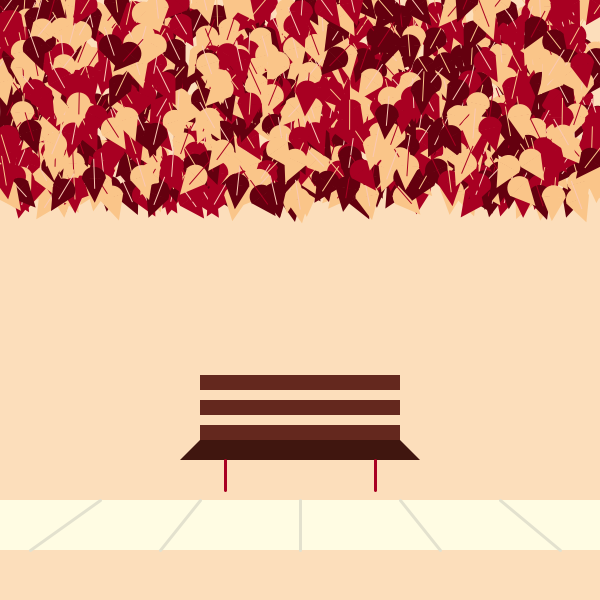
Frame 1 (no input)
Frame 60 (the mouse pressed at the canvas centre just before this capture): identical to frame 1, image omitted
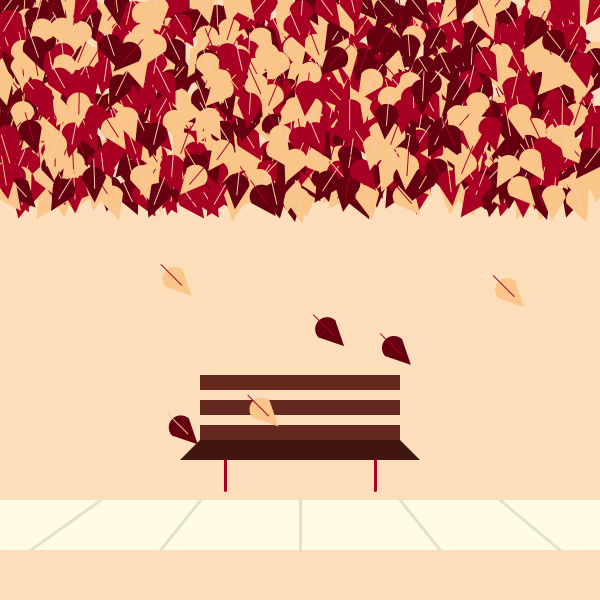
Frame 120 (the mouse held since frame 60 and released just before this capture)

The Processing sketch that drew these frames (run headless with seeded random() and noise(); from frame 60 on, the mouse is pressed at the canvas centre):

// Processing sketch: processing_113996
// ── processing_113996.pde

float[][] RandNums = new float[3][1000];
int [][] Rand123= new int[2][1000];

boolean mouseIsPressed=false;
int count=0;


void setup()
{
  size (600,600);
  
  
 
    for(int x=0;x<1000;x++)
    {
        {RandNums[0][x]=random(0,600);}
        {RandNums[1][x]=random(0,200);}
        {RandNums[2][x]=random(-45,45);}
    }
  
    for(int x=0;x<1000;x++)
    {
        {  Rand123[0][x]=(int)random(1,4);
           Rand123[1][x]=(int)random(1,4);  }
    }

  
  
}


void draw()
{
  //CONTSANT
  background(252,222,187);

 
  float randradians;


  for (int x=0 ;x<1000 ;x++)
    {
      randradians=RandNums[2][x];
    }
    
    
    
  for(int x=0;x<1000;x++)
  {
    
      pushMatrix();
      translate((RandNums[0][x]),(RandNums[1][x]));
      rotate(radians(   (RandNums[2][x]     )   ));
  
       leaf( (RandNums[0][x]), (RandNums[1][x]),x );
       
      popMatrix();
   }
   
   fill(100,40,30);
   rect(200,375,200,15);
   rect(200,400,200,15);
   rect(200,425,200,15);
   fill(64,22,15); 
   rect(200,440,200,20);
   triangle(200,440,200,460,180,460);
   triangle(400,440,400,460,420,460);
   
   stroke(168,0,34);
   strokeWeight(3);

   
   line(225,460,225,490);
   line(375,460,375,490);
  
   noStroke();
   fill(255,252,227);
   rect(0,500,600,50);
   
   stroke(227,225,206);
   line(100,500,30,550);
   line(200,500,160,550);
   line(300,500,300,550);
   line(400,500,440,550);
   line(500,500,560,550);
     
 //ENDCONSTANT
 
 
 for(int x=0;x<(mouseX/50);x++)
 { 
   float randy= RandNums[0][x];
   float randyy= RandNums[1][x];
   int col= Rand123[0][x];
   pushMatrix();
   translate(randy+count/2,randyy+count);
   rotate(radians(  -45  ));
     leaf(randy+count/2 ,randyy+count,col);
   popMatrix();
 }
   

   if(count<650)
      {count+=2;}
   else
      {count=0;}

  
}





void leaf(float XPos, float YPos, int randx)
{
  int rand1=Rand123[0][randx];
  int rand2=Rand123[1][randx];
 
  
  if (rand1==1)
    {fill(168,0,34);}
  if (rand1==2)
    {fill(100,0,15);}
  if (rand1==3)
    {fill(250,197,137);}  
  if (rand1==4)
    {fill(250,200,180);}
  
  //LEAF
  noStroke();
  arc(0, 0, 24, 24, -PI, 0);  //
  triangle((0-12), (0-.5) , (0+12) , (0-.5) , (0) , (0+24));
  
  if (rand2==1)
    {fill(250,197,137);}
  if (rand2==2)
    {fill(250,200,180);}
  if (rand2==3)
    {fill(168,0,34);}
    
  //STEM
  rect(  (0-.05), (0-20), 1, 30);
  
}


void mousePressed()
{mouseIsPressed=true;}

void mouseReleased()
{mouseIsPressed=false;}
